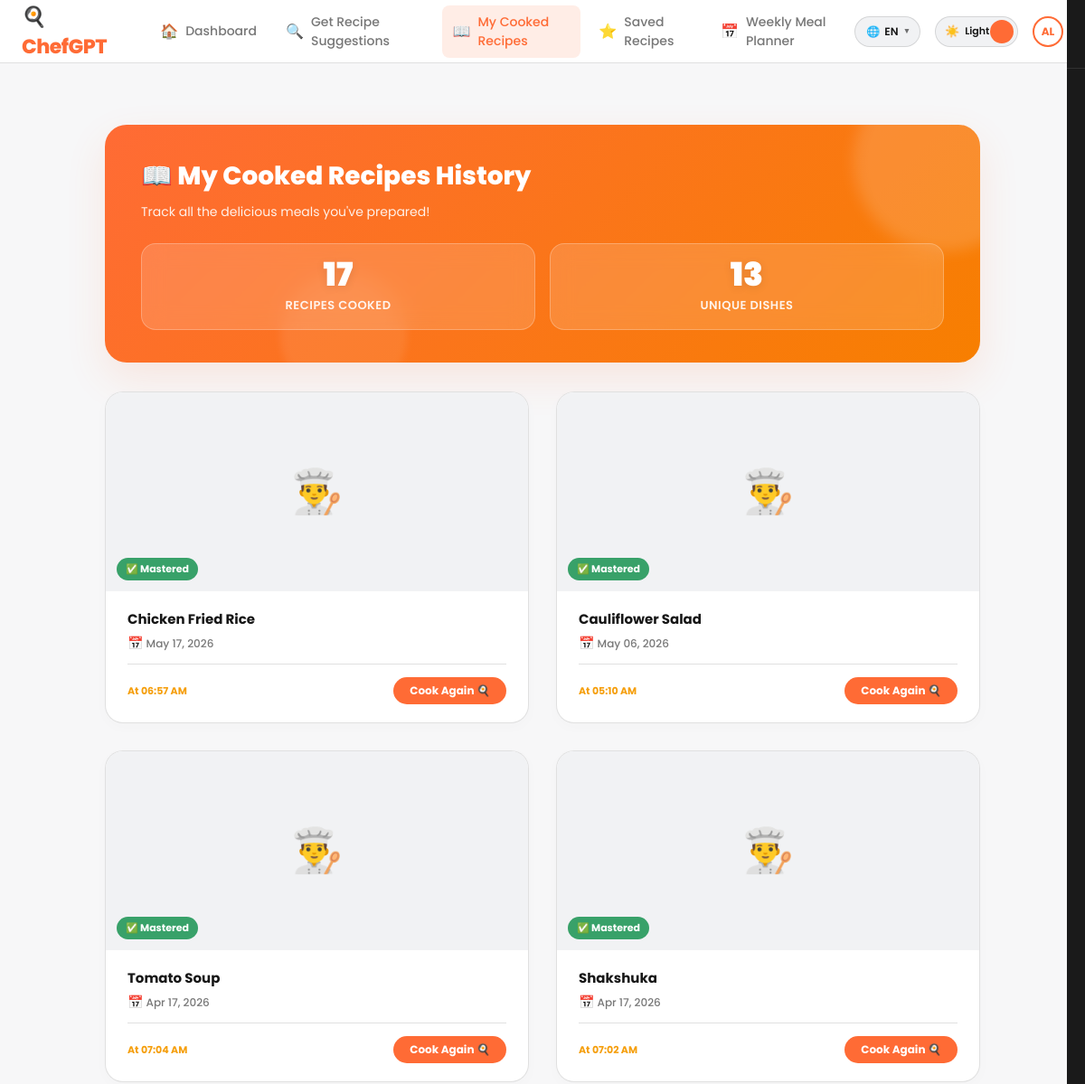
/cooked-history (signed in, upper part), run on an earlier commit of the app's database.
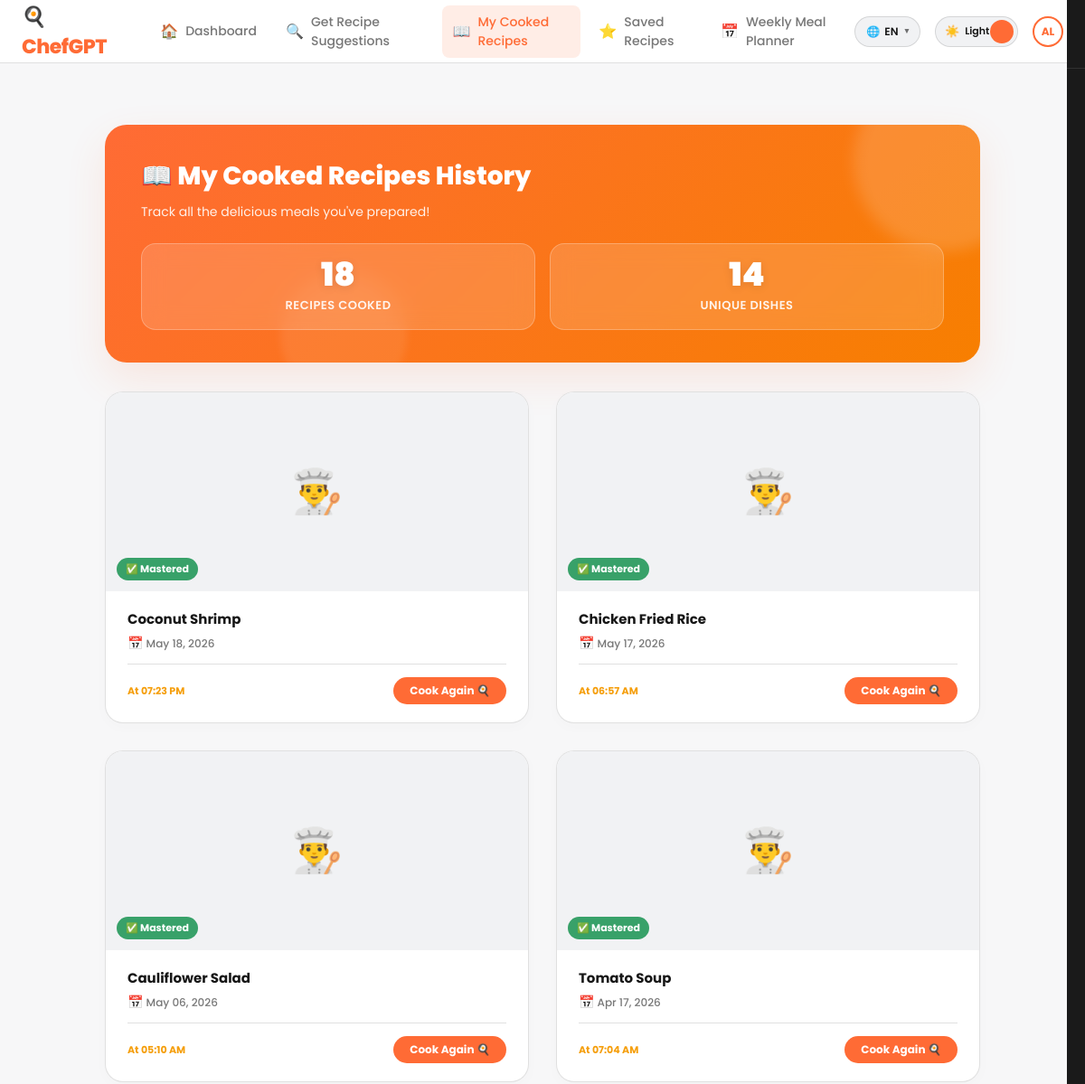
And on a later commit of the database.
### app.py (models this page shows)
class CookedRecipe(db.Model):
    __tablename__ = 'cooked_recipes'
    id = db.Column(db.Integer, primary_key=True)
    user_id = db.Column(db.Integer, db.ForeignKey('user.id'), nullable=False)
    recipe_id = db.Column(db.Integer, nullable=False)
    recipe_name = db.Column(db.String(200), nullable=False)
    cooked_at = db.Column(db.DateTime, default=datetime.utcnow)
    user = db.relationship('User', backref='cooked_recipes')

### app.py (the view)
@app.route("/cooked-history")
@login_required
def cooked_history():
    cooked_recipes = CookedRecipe.query.filter_by(user_id=current_user.id)\
        .order_by(CookedRecipe.cooked_at.desc()).all()
    return render_template("cooked_history.html", recipes=cooked_recipes)

### app.py (called while the page is built)
@login_manager.user_loader
def load_user(user_id):
    return User.query.get(int(user_id))

### templates/cooked_history.html (shortened to what this page needs)
{% extends "base.html" %}
{% block extra_head %}
    <link rel="stylesheet" href="{{ url_for('static', filename='css/history.css') }}">
{% endblock %}
{% block content %}
    <div class="container">
        <div class="page-header">
            <h2>📖 My Cooked Recipes History</h2>
            <p>Track all the delicious meals you've prepared!</p>
            <div class="stats">
                <div class="stat-card">
                    <div class="stat-number">{{ recipes|length }}</div>
                    <div class="stat-label">Recipes Cooked</div>
                </div>
                <div class="stat-card">
                    <div class="stat-number">{{ recipes|map(attribute='recipe_id')|unique|list|length }}</div>
                    <div class="stat-label">Unique Dishes</div>
                </div>
            </div>
        </div>
        {% if recipes|length == 0 %}
            <div class="empty-state">
                <div style="font-size: 48px; margin-bottom: 16px;">🍽️</div>
                <h3>No Recipes Cooked Yet</h3>
                <p>Start your cooking journey by finding recipes and marking them as cooked!</p>
                <a href="{{ url_for('recommend_page') }}">Find Recipes to Cook</a>
            </div>
        {% else %}
            <div class="recipe-grid">
            {% for cooked in recipes %}
                <div class="recipe-card" onclick="window.location.href='{{ url_for('recipe_detail', recipe_id=cooked.recipe_id) }}'">
                    <div class="recipe-card-img">
                        <div class="recipe-img-placeholder">👨‍🍳</div>
                        <div class="recipe-time-badge" style="background: #38A169;">✅ Mastered</div>
                    </div>
                    <div class="recipe-card-body">
                        <div class="recipe-card-name" style="font-size: 15px;">{{ cooked.recipe_name }}</div>
                        <div class="recipe-card-meta" style="color: var(--muted); font-weight: 500; margin-top: 4px;">
                            <span style="font-size: 14px;">📅</span> {{ cooked.cooked_at.strftime('%b %d, %Y') }}
                        </div>
                        <div class="recipe-card-footer" style="margin-top: 12px;">
                            <div class="recipe-rating" style="font-size: 11px;">At {{ cooked.cooked_at.strftime('%I:%M %p') }}</div>
                            <div class="recipe-view-btn" style="background: var(--brand);">Cook Again 🍳</div>
                        </div>
                    </div>
                </div>
            {% endfor %}
            </div>
        {% endif %}
    </div>
{% endblock %}

What changed in the data, as far as the page shows it:
no longer on this page (row unchanged): CookedRecipe: recipe_name "Shakshuka", cooked_at "Apr 17, 2026", cooked_at "07:02 AM"
added CookedRecipe: recipe_name "Coconut Shrimp", cooked_at "May 18, 2026", cooked_at "07:23 PM"
Also different on the page:
{{ recipes|length }}: "17" → "18"
{{ recipes|map(attribute='recipe_id')|unique|list|length }}: "13" → "14"
